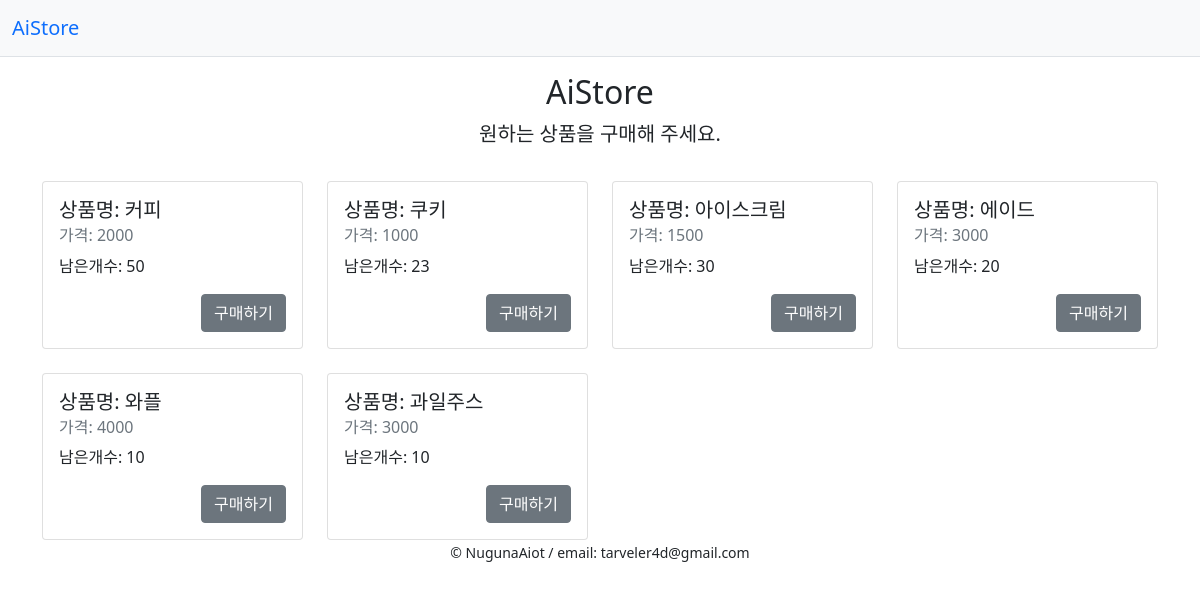
Screenshot of /board/s1 with the database file from the repository.
### aistoremodel.py (models this page shows, shortened)
class Products(Base):
    __tablename__ = 'products'
    p_id = Column(String(20), primary_key=True)
    name = Column(String(20))
    reco_price = Column(Integer)

class Inventory(Base):
    __tablename__ = 'inventory'
    p_id = Column(String(20), ForeignKey(Products.p_id), primary_key=True,)
    count = Column(Integer)
    price = Column(Integer)
    s_id = Column(String(20), ForeignKey(AiStore.s_id), primary_key=True) # 문자열(20), 외래키(AiStore.s_id), 주키 설정 하여 컬럼 생성
    product = relationship('Products') # products 테이블과 관계 형성되어 자동 조인(products 테이블의 주키가 외래키로 설정되어있어야함)

### app.py (the view)
@app.route("/board/<s_id>", methods=['POST', 'GET'])
def board(s_id = 'nan'):
    if 'count' in session:
        del session['count']
    if 'buy_product' in session:
        del session['buy_product']
    if request.method == 'POST':
        s_id = request.form['sId']
        ai_store = db_session.get(AiStore, s_id)
        return render_template('board.html', s_id = s_id, menu = get_menu(ai_store.s_id))
    if s_id != 'nan':
        ai_store = db_session.get(AiStore, s_id)
        return render_template('board.html',
                               s_id=s_id, menu = get_menu(ai_store.s_id))
    else:
        return render_template('board.html',
                               s_id=s_id,)

### aistoremodel.py (called while the page is built)
def get_menu(s_id):
    items = Inventory.query.filter(Inventory.s_id == s_id).all()
    menu = []
    for item in items:
        dict = {}
        dict['p_id'] = item.p_id
        dict['p_name'] = item.product.name
        dict['price'] = int(item.price)
        dict['count'] = int(item.count)
        menu.append(dict)
    return menu

### app.py (called while the page is built)
@app.before_request
def before_request():
    session.permanent = True
    app.permanent_session_lifetime = datetime.timedelta(minutes=5)
    session.modified = True

@app.teardown_request
def shutdown_session(exception=None):
    db_session.remove()

### templates/board.html
{% extends 'base.html' %}
{% block content %}
    {% if s_id == 'nan' %}
    <div class="py-3 text-center">
      <h2>스토어 시작</h2>
      <p class="lead">스토어 아이디를 입력하여 스토어를 시작하세요.</p>
    </div>
    <div class="row justify-content-center">
        <form class="col-4 p-md-5 border rounded-3 bg-light" action="/board/{{ s_id }}" method="post">
            <div class="mb-3">
                <label for="sId" class="form-label">스토어 아이디</label>
                <input type="text" class="form-control" id="sId" aria-describedby="sIdHelp" name="sId">
                <div id="sIdHelp" class="form-text">스토어 접속을 위한 아이디 입력.</div>
            </div>
            <div class="mb-3">
                <label for="sPassword" class="form-label">Password</label>
                <input type="password" class="form-control" id="sPassword" name="sPassword">
            </div>
            <button type="submit" class="btn btn-primary">Submit</button>
        </form>
    </div>
    {% else %}
    <div class="py-3 text-center">
      <h2>AiStore</h2>
      <p class="lead">원하는 상품을 구매해 주세요.</p>
    </div>
    <div class="row row-cols-1 row-cols-md-4 g-4">
        {% for p in menu %}
        <div class="col">
            <div class="card h-100">
                <div class="card-body">
                    <h5 class="card-title">상품명: {{ p.p_name }}</h5>
                    <h6 class="card-subtitle mb-2 text-muted">가격: {{ p.price }}</h6>
                    <p class="card-text">남은개수: {{ p.count }}</p>
                    <div class="text-end">
                        <a href="{{ url_for('buy', s_id = s_id, p_id = p.p_id)}}" class="btn btn-secondary">구매하기</a>
                    </div>
                </div>
            </div>
        </div>
        {% endfor %}
    </div>
    {% endif %}
{% endblock %}

### templates/base.html (shortened to what this page needs)
<!DOCTYPE html>
<html lang="en">
<head>
    <link href="https://cdn.jsdelivr.net/npm/bootstrap@5.1.3/dist/css/bootstrap.min.css" rel="stylesheet">
</head>
<body>
    <nav class="navbar bg-light border-bottom">
        <div class="container-fluid">
            <a class="navbar-brand bg-" href="/">AiStore</a>
        </div>
    </nav>
    <div class="container">
        {% block content %}{% endblock %}
    </div>
    <footer class="text-center">
        {% block footer %}
            <small> &copy; NugunaAiot / <a title="Written by traveler4d">email: tarveler4d@gmail.com</a>
            </small>
        {% endblock %}
    </footer>
</body>
</html>

### rows the page displays
Products: p_name "커피"
Inventory: price "2000"
Products: p_name "쿠키"
Inventory: price "1000"
Products: p_name "아이스크림"
Inventory: price "1500"
Products: p_name "에이드"
Inventory: price "3000"
Products: p_name "와플"
Inventory: price "4000"
Products: p_name "과일주스"
Inventory: price "3000"

### other values shown
{{ p.count }} "50" "23" "30" "20" "10" "10"
